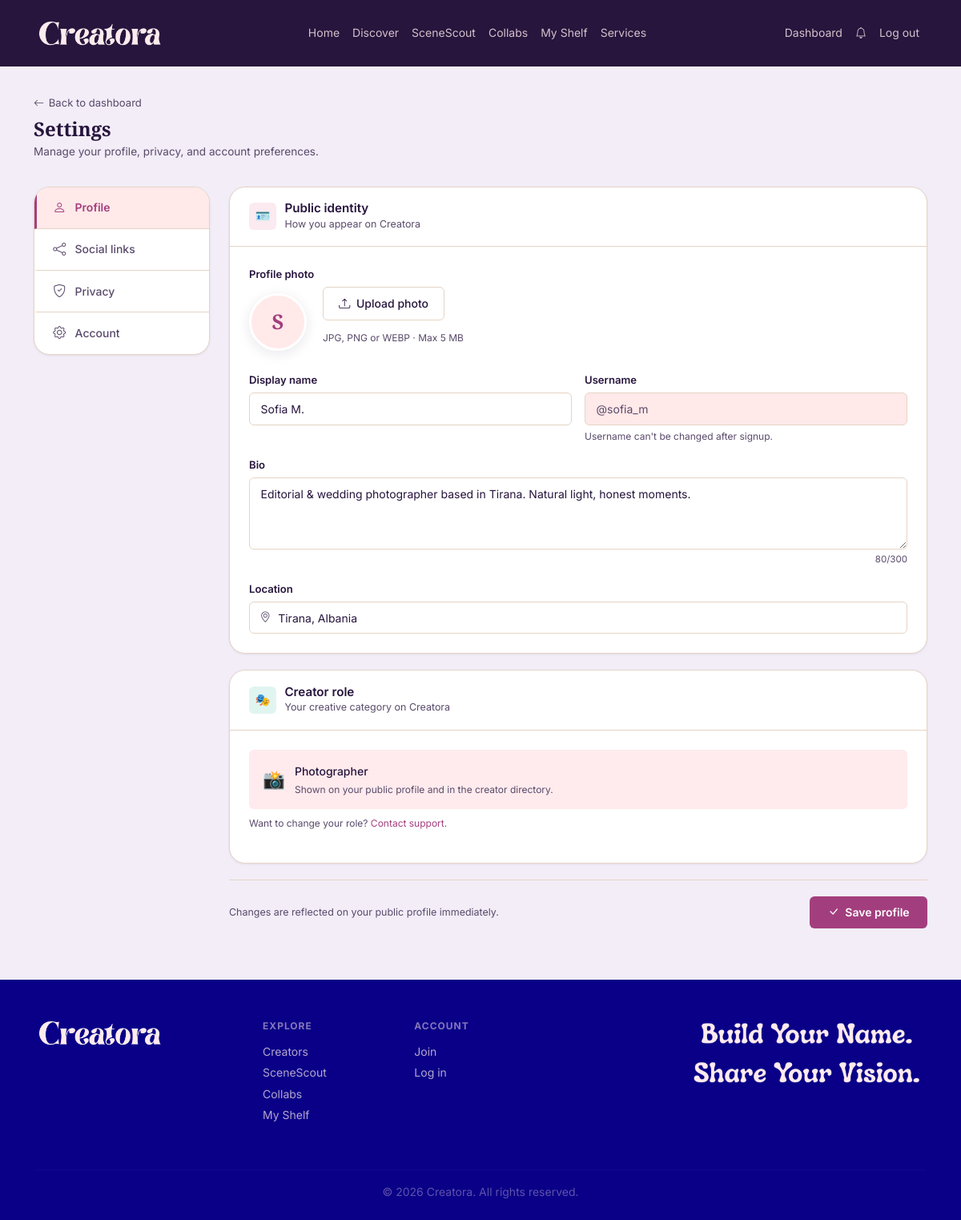
The app's page /dashboard/settings (signed in) with its own data.
### models.py (models this page shows, shortened)
class User(UserMixin, db.Model):
    __tablename__ = 'users'
    id           = db.Column(db.Integer, primary_key=True)
    username     = db.Column(db.String(50),  unique=True, nullable=False)
    email        = db.Column(db.String(120), unique=True, nullable=False)
    password     = db.Column(db.String(256), nullable=False)
    role         = db.Column(db.String(30),  nullable=False)  # one of CREATOR_ROLES
    display_name  = db.Column(db.String(100))
    bio           = db.Column(db.Text)
    location      = db.Column(db.String(100))
    avatar        = db.Column(db.String(255))   # filename in uploads/
    website       = db.Column(db.String(255))
    instagram     = db.Column(db.String(100))
    is_public     = db.Column(db.Boolean, default=True)
    security_question = db.Column(db.String(255))  # ← add
    security_answer = db.Column(db.String(255))  # ← add (stored hashed)
    created_at    = db.Column(db.DateTime, default=datetime.utcnow)
    portfolio_items = db.relationship('PortfolioItem',  backref='creator', lazy=True)
    inquiries_recv  = db.relationship('Inquiry',        backref='creator', lazy=True,
                                      foreign_keys='Inquiry.creator_id')
    content_posts   = db.relationship('ContentPost',    backref='creator', lazy=True)
    locations       = db.relationship('Location',       backref='creator', lazy=True)
    collaborations  = db.relationship('Collaboration',  backref='creator', lazy=True)
    shelf_items = db.relationship('ShelfItem', backref='creator', lazy=True)
    is_public = db.Column(db.Boolean, default=True)
    profile_views = db.Column(db.Integer, default=0)  # ← add this

### routes/dashboard.py (the view, shortened to what this page needs)
@dashboard_bp.route('/settings', methods=['GET', 'POST'])
@login_required
def settings():
    return render_template('dashboard/settings.html')

### app.py (called while the page is built)
@login_manager.user_loader
def load_user(user_id):
    return db.session.get(User, int(user_id))

@app.context_processor
def inject_globals():
    unread_count = 0
    if current_user.is_authenticated:
        unread_count = Notification.query.filter_by(
            user_id=current_user.id, is_read=False
        ).count()
    return {
        'now': datetime.utcnow(),
        'app_name': 'Creatora',
        'unread_notifications': unread_count,
    }

### templates/dashboard/settings.html (shortened to what this page needs)
{% extends 'base.html' %}
{% block content %}
<div class="dash-page">
  <div class="container">
    <div class="page-header">
      <a href="{{ url_for('dashboard.home') }}" class="back-link">
        <i class="bi bi-arrow-left"></i> Back to dashboard
      </a>
      <h1>Settings</h1>
      <p>Manage your profile, privacy, and account preferences.</p>
    </div>
    <div class="settings-grid">
      <nav class="settings-nav" aria-label="Settings sections">
        <button class="settings-nav-item active" data-panel="profile">
          <i class="bi bi-person"></i> Profile
        </button>
        <button class="settings-nav-item" data-panel="social">
          <i class="bi bi-share"></i> Social links
        </button>
        <button class="settings-nav-item" data-panel="privacy">
          <i class="bi bi-shield-check"></i> Privacy
        </button>
        <button class="settings-nav-item" data-panel="account">
          <i class="bi bi-gear"></i> Account
        </button>
      </nav>
      <div>
        <div class="settings-panel active" id="panel-profile">
          <form method="POST" action="{{ url_for('dashboard.settings') }}" enctype="multipart/form-data">
            <div class="s-card">
              <div class="s-card-header">
                <div class="s-card-icon" style="background:#FBEAF0;">🪪</div>
                <div>
                  <h3>Public identity</h3>
                  <p>How you appear on Creatora</p>
                </div>
              </div>
              <div class="s-card-body">
                <div class="field-group">
                  <label class="form-label">Profile photo</label>
                  <div class="avatar-row">
                    <div class="avatar-preview" id="avatarPreview">
                      {% if current_user.avatar %}
                        <img src="{{ url_for('static', filename='images/uploads/' + current_user.avatar) }}" alt="Avatar">
                      {% else %}
                        {{ (current_user.display_name or current_user.username)[0]|upper }}
                      {% endif %}
                    </div>
                    <div>
                      <label class="btn-secondary avatar-upload-btn" style="cursor:pointer;">
                        <i class="bi bi-upload me-1"></i> Upload photo
                      </label>
                      <p class="form-hint mt-1">JPG, PNG or WEBP · Max 5 MB</p>
                    </div>
                  </div>
                </div>
                <div class="form-row">
                  <div class="field-group">
                    <label class="form-label" for="display_name">Display name</label>
                    <input type="text" class="form-control" id="display_name" name="display_name"
                           value="{{ current_user.display_name or '' }}" maxlength="100"
                           placeholder="e.g. Sofia Marlowe">
                  </div>
                  <div class="field-group">
                    <label class="form-label">Username</label>
                    <input type="text" class="form-control" value="@{{ current_user.username }}" disabled
                           style="background: var(--color-soft-blush); color: var(--text-secondary);">
                    <p class="form-hint">Username can't be changed after signup.</p>
                  </div>
                </div>
                <div class="field-group">
                  <label class="form-label" for="bio">Bio</label>
                  <textarea class="form-control" id="bio" name="bio" maxlength="300"
                            placeholder="Tell the world what you create…">{{ current_user.bio or '' }}</textarea>
                  <div class="char-count" id="bioCount">{{ (current_user.bio or '')|length }}/300</div>
                </div>
                <div class="field-group" style="margin-bottom:0;">
                  <label class="form-label" for="location">Location</label>
                  <div style="position:relative;">
                    <span style="position:absolute;left:.85rem;top:50%;transform:translateY(-50%);color:var(--text-secondary);font-size:.85rem;pointer-events:none;"></span>
                    <input type="text" class="form-control" id="location" name="location"
                           style="padding-left:2.2rem;"
                           value="{{ current_user.location or '' }}" maxlength="100"
                           placeholder="e.g. Tirana, Albania">
                  </div>
                </div>
              </div>
            </div>
            <div class="s-card">
              <div class="s-card-header">
                <div class="s-card-icon" style="background:#E1F5F0;">🎭</div>
                <div>
                  <h3>Creator role</h3>
                  <p>Your creative category on Creatora</p>
                </div>
              </div>
              <div class="s-card-body">
                <div class="role-display">
                  <span style="font-size:1.4rem;">
                    {% set role_icons = {
                      'photographer':'📸','videographer':'🎬','digital_artist':'🎨',
                      'illustrator':'✏️','architect':'🏛️','influencer':'📱',
                      'content_creator':'📲','beauty_creator':'💄',
                      'lifestyle_creator':'🌿','food_creator':'🍳'
                    } %}
                    {{ role_icons.get(current_user.role, '✨') }}
                  </span>
                  <div>
                    <span>{{ current_user.role | replace('_', ' ') | title }}</span>
                    <small>Shown on your public profile and in the creator directory.</small>
                  </div>
                </div>
                <p class="form-hint mt-2">Want to change your role? <a href="mailto:hello@creatora.co" style="color:var(--color-berry-blush);">Contact support</a>.</p>
              </div>
            </div>
            <div class="save-bar">
              <small>Changes are reflected on your public profile immediately.</small>
              <button type="submit" class="btn-primary">
                <i class="bi bi-check-lg me-1"></i> Save profile
              </button>
            </div>
          </form>
        </div>
      </div>
    </div>
  </div>
</div>
{% endblock %}

### static/css/variables.css (style rules this page uses)
:root { --color-lavender-blush: #FFEBED; --color-soft-blush: #FFE9E9; --color-powder-blush: #F6B6B7; --color-powder-blush-deep: #F2A4A5; --color-papaya-whip: #FFFFD2; --color-honeydew: #F2FFE9; --color-muted-teal: #A6C9B6; --color-almond-cream: #E5D4C5; --color-burnt-peach: #D18A75; --color-berry-blush: #A33E7E; --color-pacific-cyan: #3E828E; --color-rich-cerulean: #3078A4; --color-dark-amethyst: #27153D; --color-dark-amethyst-cool: #260C45; --color-navy: #090087; --brand-primary: var(--color-berry-blush); --brand-primary-hover: #8a3468; --brand-secondary: var(--color-pacific-cyan); --brand-secondary-hover: #2f636d; --bg-page: var(--color-lavender-blush); --bg-card: #ffffff; --bg-card-soft: var(--color-soft-blush); --bg-muted: var(--color-almond-cream); --bg-dark: var(--color-dark-amethyst); --bg-footer: var(--color-navy); --text-primary: var(--color-dark-amethyst); --text-secondary: #5a4a6b; --text-on-dark: var(--color-lavender-blush); --text-on-primary: #ffffff; --text-link: var(--color-pacific-cyan); --text-link-hover: var(--color-berry-blush); --accent-warm: var(--color-burnt-peach); --accent-mint: var(--color-muted-teal); --accent-cream: var(--color-papaya-whip); --border-default: var(--color-almond-cream); --border-strong: var(--color-muted-teal); --success: var(--color-honeydew); --success-text: #2a6b3c; --font-heading: 'Playfair Display', 'Georgia', serif; --font-body: 'Inter', 'Helvetica Neue', sans-serif; --font-mono: 'Fira Code', monospace; --text-xs: 0.75rem; --text-sm: 0.875rem; --text-base: 1rem; --text-lg: 1.125rem; --text-xl: 1.25rem; --text-2xl: 1.5rem; --text-3xl: 1.875rem; --text-4xl: 2.25rem; --space-1: 0.25rem; --space-2: 0.5rem; --space-3: 0.75rem; --space-4: 1rem; --space-6: 1.5rem; --space-8: 2rem; --space-12: 3rem; --space-16: 4rem; --radius-sm: 6px; --radius-md: 12px; --radius-lg: 20px; --radius-xl: 32px; --radius-full: 9999px; --shadow-sm: 0 1px 3px rgba(39, 21, 61, 0.08); --shadow-md: 0 4px 16px rgba(39, 21, 61, 0.10); --shadow-lg: 0 8px 32px rgba(39, 21, 61, 0.14); --transition-fast: 150ms ease; --transition-normal: 250ms ease; }

### static/css/main.css (style rules this page uses)
*, *::before, *::after { box-sizing: border-box; margin: 0; padding: 0; }
body { font-family: var(--font-body); font-size: var(--text-base); color: var(--text-primary); background-color: var(--bg-page); line-height: 1.6; }
h1, h2, h3, h4, h5, h6 { font-family: var(--font-heading); font-weight: 700; color: var(--text-primary); line-height: 1.2; }
a { color: var(--text-link); text-decoration: none; transition: color var(--transition-fast); }
.btn-primary { background-color: var(--brand-primary); color: var(--text-on-primary); border: none; border-radius: var(--radius-full); padding: 0.6rem 1.5rem; font-weight: 500; transition: background var(--transition-fast), transform var(--transition-fast); cursor: pointer; }
.btn-secondary { background-color: transparent; color: var(--brand-secondary); border: 1.5px solid var(--brand-secondary); border-radius: var(--radius-full); padding: 0.6rem 1.5rem; font-weight: 500; transition: all var(--transition-fast); cursor: pointer; }

### records on screen
User: display_name "S", display_name "Sofia M.", username "@sofia_m", bio "Editorial & wedding photographer based in Tirana. Natural light, honest moments.", location "Tirana, Albania", get "📸", role "Photographer"

### other values on screen
{{ (current_user.bio or '')|length }} "80"
